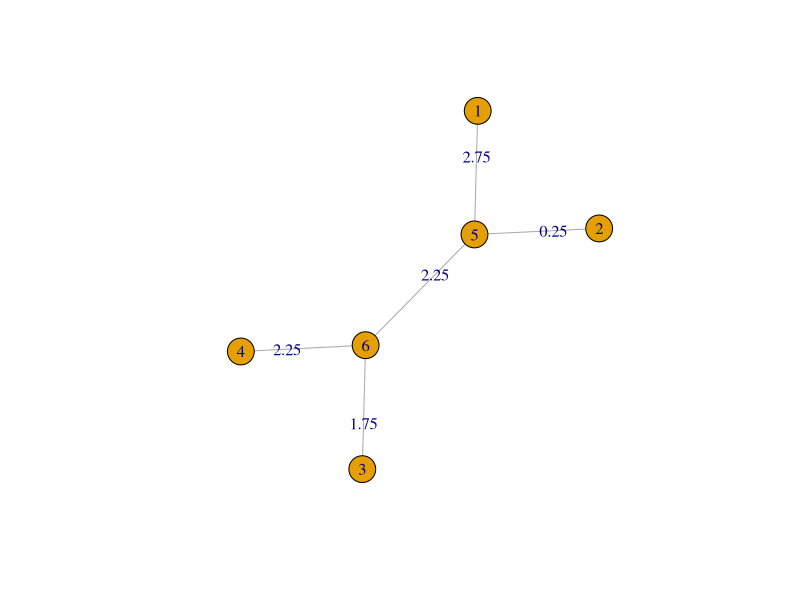

This chart was generated by the following R code:
# In this algorithm we alternate between the distance matrix and matrixM.
# Distance matrix is updated with each node added and matrixM is used the find
# the nearest nodes each time.

# This is a helper method to find mij distances. Used in matrixM.
mij <- function(mat, x, y) {
  if(x == y) return(0)
  mij <- (nrow(mat) - 2)*mat[x,y] - sum(mat[x,]) - sum(mat[,y])
  return(mij)
}

# computes the matrix M.
matrixM <- function(mat) {
     new <- matrix(0, nrow(mat), ncol(mat))
     for(i in seq(nrow(mat))) {
         for(j in seq(ncol(mat))) {
             new[i,j] = mij(mat, i, j)
         }
     }
     return(new)
}

# find the nearest nodes in a matrixM.
findNearestNodes <- function(mat) {
  index <- which.min(m) - 1
  indX <- index %/% nrow(mat) + 1
  indY <- index %% nrow(mat) + 1
  return(c(indX, indY))
}

# Find distance of two nearest nodes to the new node to be added
branchToNew <- function(mat, nrst1, nrst2) {
  if(ncol(mat) == 2) return(mat[nrst1,nrst2])
  oneToNew = mat[nrst1, nrst2]*0.5 +
    0.5/(ncol(mat)-2)*(sum(mat[nrst1,]) - sum(mat[nrst2, ]))
  twoToNew = mat[nrst1, nrst2] - oneToNew
  return(c(oneToNew, twoToNew))
}

# Update distance matrix based on new node added. Nodes denote the nodes
# that were combined to find new node, in other words they are the children
# and correspond to nrst1 and nrst2 in the previous function.
# THIS USES THE DISTANCE MATRIX.
updateDistances <- function(mat, nodes) {
  new <- mat[-nodes,-nodes]
  newVec <- c()
  ind = 1
  for(i in setdiff(seq(ncol(mat)), nodes)) # !! We should take note of which
                                          # nodes got deleted.
  {
    newVec[ind] = 0.5*(mat[nodes[1],i] + mat[nodes[2],i] - mat[nodes[1],nodes[2]])
    ind <- ind+1
  }
  new <- cbind(new, newVec)
  newVec[ind] = 0
  new <- rbind(new, newVec)
  dimnames(new) <- NULL
  return(new)
}

library(igraph)


# These are example matrices: matex from slides, matBlatt from exercise.
matex <- matrix(c(0,5,4,9,8,5,0,5,10,9,4,5,0,7,6,9,10,7,0,7,8,9,6,7,0), 5, 5)
matBlatt <- matrix(c(0,3,5,9, 3,0,6,3, 5,6,0,4, 9,3,4,0), 4,4, byrow = T)

dist = matBlatt
g = make_empty_graph(n = ncol(dist))

n = ncol(dist)
usedNodes = c()
while(ncol(dist) - 2 >= 0) {
  print(dist)
  m = matrixM(dist)
  print(m)
  nodes = findNearestNodes(m)
  usables = nodes
  if(nodes[1] %in% usedNodes) {
    usables[1] = setdiff(V(g), usedNodes)[1]
  }
  usedNodes = c(usedNodes, usables[1])
  if(nodes[2] %in% usedNodes) {
    usables[2] = setdiff(V(g), usedNodes)[1]
  }
  usedNodes = c(usedNodes, usables[2])
  print(usables)
  lens = branchToNew(dist, nodes[1], nodes[2])
  print(lens)
  if(ncol(dist) == 2) break # At the last step, we do not add another vertex...
  g <- add_vertices(g, 1)
  g <- add_edges(g, c(usables[1], length(g)), label = lens[1])
  g <- add_edges(g, c(usables[2], length(g)), label = lens[2])
  dist = updateDistances(dist, nodes)
}
# ... and finish by adding the last edge.
g <- add_edges(g, c(usables[1], usables[2]), label=lens[1])

g <- as.undirected(g, mode = "each")
plot(g)
